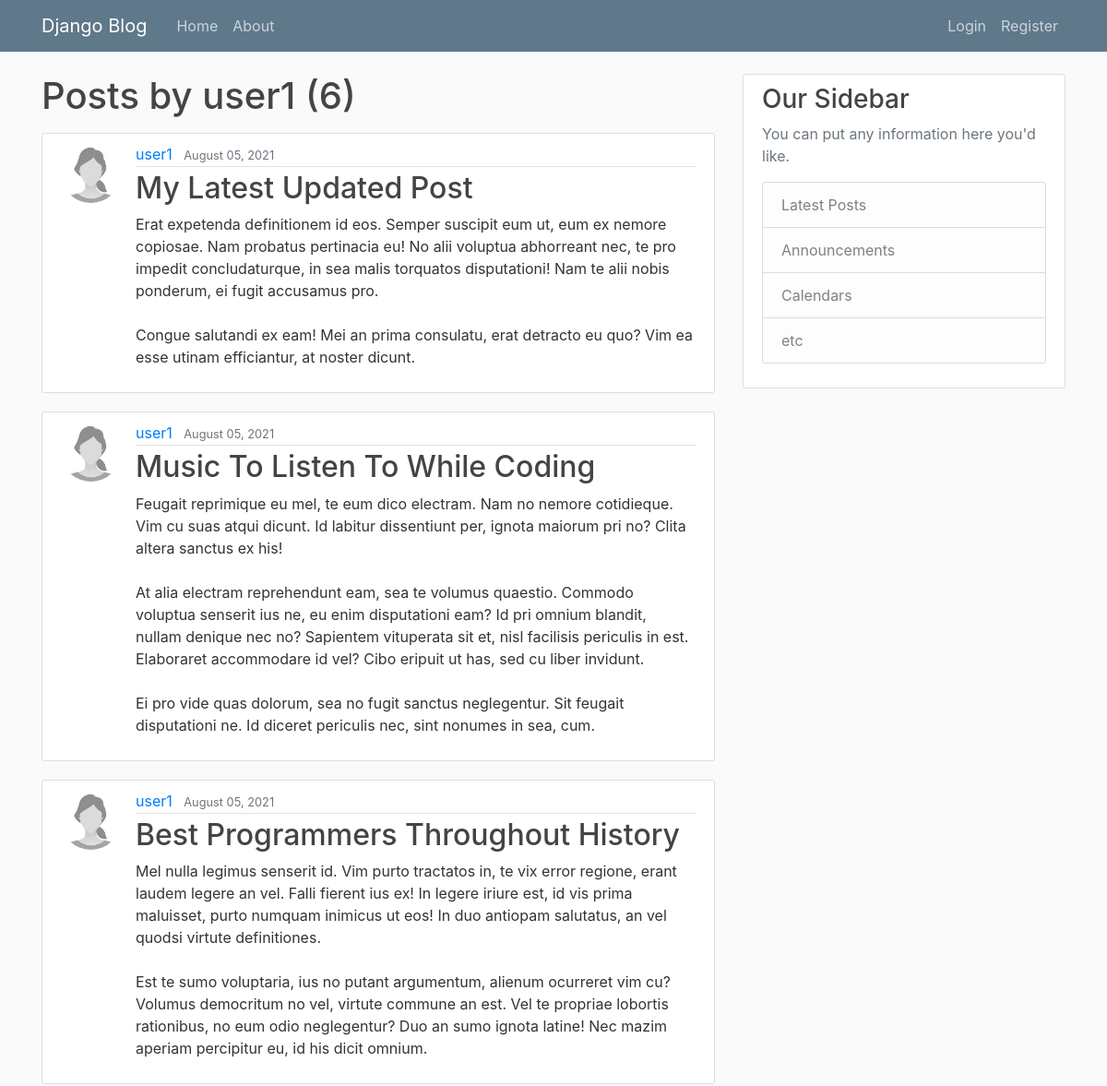
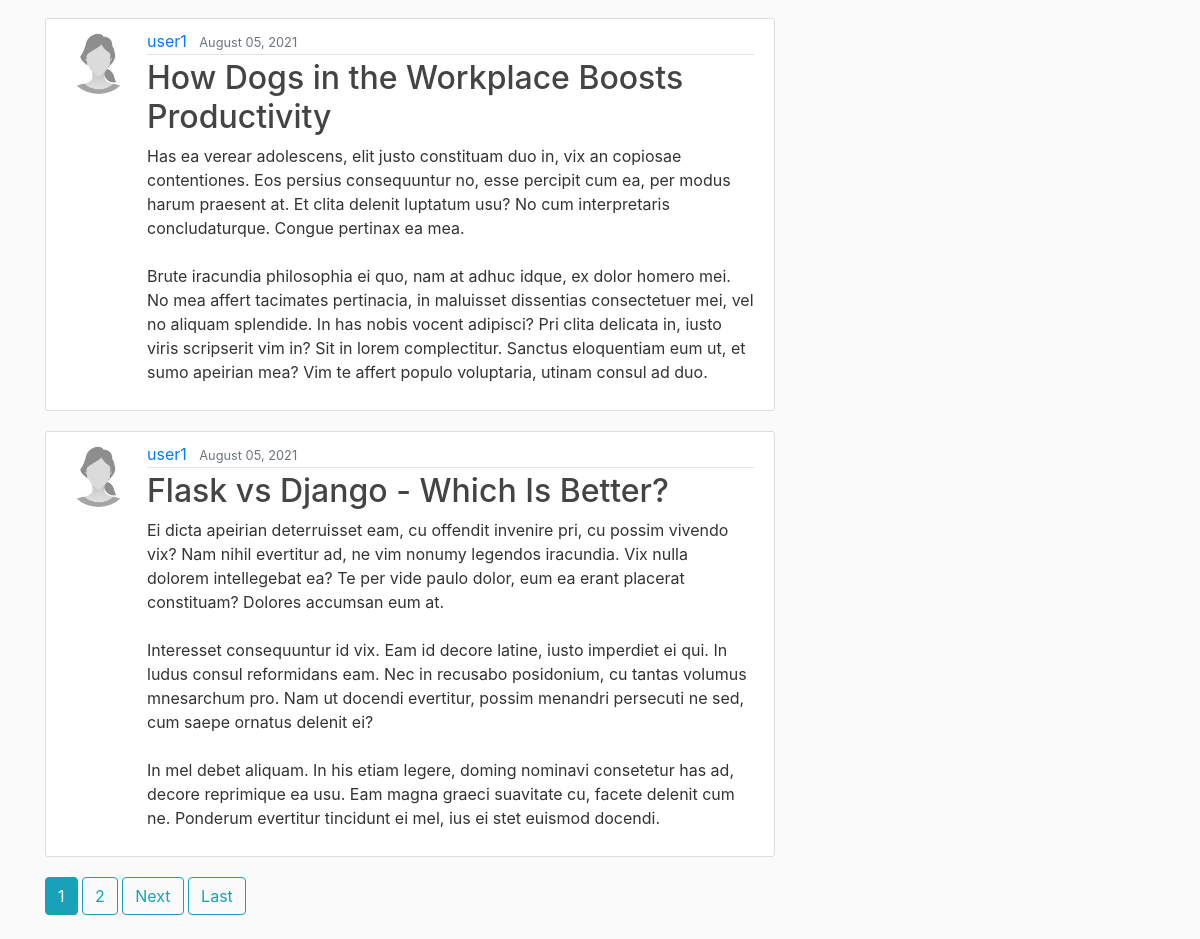
Screenshot of /user/user1 with the database file from the repository (2 pictures, top to bottom).
### blog/models.py (models this page shows, shortened)
class Post(models.Model):
    title = models.CharField(max_length=100)
    content = models.TextField()
    date_posted = models.DateTimeField(default=timezone.now)
    author = models.ForeignKey(User, on_delete=models.CASCADE)

### users/models.py (models this page shows, shortened)
class Profile(models.Model):
    user = models.OneToOneField(User, on_delete=models.CASCADE)
    image = models.ImageField(default='profile_pics/default.jpg', upload_to='profile_pics')

### blog/views.py (the view)
# urls.py: path('user/<str:username>', UserPostListView.as_view(), name='user-posts'),
class UserPostListView(ListView):
    model = Post
    template_name = 'blog/user_posts.html'  # <app>/<model>_<viewtype>.html
    context_object_name = 'posts'
    paginate_by = 5
    def get_queryset(self):
        user = get_object_or_404(User, username=self.kwargs.get('username'))
        return Post.objects.filter(author=user).order_by('-date_posted')

### blog/templates/blog/user_posts.html (shortened to what this page needs)
{% extends "blog/base.html" %}
{% block content %}
    <h1 class="mb-3">Posts by {{ view.kwargs.username }} ({{ page_obj.paginator.count }})</h1>
    {% for post in posts %}
        <article class="media content-section">
          <img class="rounded-circle article-img" src="{{ post.author.profile.image.url }}">
          <div class="media-body">
            <div class="article-metadata">
              <a class="mr-2" href="{% url 'user-posts' post.author.username %}">{{ post.author }}</a>
              <small class="text-muted">{{ post.date_posted|date:"F d, Y" }}</small>
            </div>
            <h2><a class="article-title" href="{% url 'post-detail' post.id %}">{{ post.title }}</a></h2>
            <p class="article-content">{{ post.content }}</p>
          </div>
        </article>
    {% endfor %}
    {% if is_paginated %}
      {% for num in page_obj.paginator.page_range %}
        {% if page_obj.number == num %}
          <a class="btn btn-info mb-4" href="?page={{ num }}">{{ num }}</a>
        {% elif num > page_obj.number|add:'-3' and num < page_obj.number|add:'3' %}
          <a class="btn btn-outline-info mb-4" href="?page={{ num }}">{{ num }}</a>
        {% endif %}
      {% endfor %}
      {% if page_obj.has_next %}
        <a class="btn btn-outline-info mb-4" href="?page={{ page_obj.next_page_number }}">Next</a>
        <a class="btn btn-outline-info mb-4" href="?page={{ page_obj.paginator.num_pages }}">Last</a>
      {% endif %}
    {% endif %}
{% endblock content %}

### blog/templates/blog/base.html (shortened to what this page needs)
{% load static %}
<!DOCTYPE html>
<html>
<head>
    <link rel="stylesheet" href="https://maxcdn.bootstrapcdn.com/bootstrap/4.0.0/css/bootstrap.min.css">
    <link rel="stylesheet" type="text/css" href="{% static 'blog/main.css' %}">
</head>
<body>
    <header class="site-header">
      <nav class="navbar navbar-expand-md navbar-dark bg-steel fixed-top">
        <div class="container">
          <a class="navbar-brand mr-4" href="{% url 'blog-home' %}">Django Blog</a>
          <div class="collapse navbar-collapse" id="navbarToggle">
            <div class="navbar-nav mr-auto">
              <a class="nav-item nav-link" href="{% url 'blog-home' %}">Home</a>
              <a class="nav-item nav-link" href="{% url 'blog-about' %}">About</a>
            </div>
            <div class="navbar-nav">
              {% if user.is_authenticated %}
                <a class="nav-item nav-link" href="{% url 'post-create' %}">New Post</a>
                <a class="nav-item nav-link" href="{% url 'profile' %}">Profile</a>
                <a class="nav-item nav-link" href="{% url 'logout' %}">Logout</a>
              {% else %}
                <a class="nav-item nav-link" href="{% url 'login' %}">Login</a>
                <a class="nav-item nav-link" href="{% url 'register' %}">Register</a>
              {% endif %}
            </div>
          </div>
        </div>
      </nav>
    </header>
    <main role="main" class="container">
      <div class="row">
        <div class="col-md-8">
          {% block content %}{% endblock %}
        </div>
        <div class="col-md-4">
          <div class="content-section">
            <h3>Our Sidebar</h3>
            <p class='text-muted'>You can put any information here you'd like.
              <ul class="list-group">
                <li class="list-group-item list-group-item-light">Latest Posts</li>
                <li class="list-group-item list-group-item-light">Announcements</li>
                <li class="list-group-item list-group-item-light">Calendars</li>
                <li class="list-group-item list-group-item-light">etc</li>
              </ul>
            </p>
          </div>
        </div>
      </div>
    </main>
</body>
</html>

### blog/static/blog/main.css (style rules this page uses)
body { background: #fafafa; color: #333333; margin-top: 5rem; }
h1, h2, h3, h4, h5, h6 { color: #444444; }
ul { margin: 0; }
.bg-steel { background-color: #5f788a; }
.site-header .navbar-nav .nav-link { color: #cbd5db; }
.content-section { background: #ffffff; padding: 10px 20px; border: 1px solid #dddddd; border-radius: 3px; margin-bottom: 20px; }
.article-title { color: #444444; }
.article-content { white-space: pre-line; }
.article-img { height: 65px; width: 65px; margin-right: 16px; }
.article-metadata { padding-bottom: 1px; margin-bottom: 4px; border-bottom: 1px solid #e3e3e3 }

### rows the page displays
Post: author.profile.image (picture), author "user1", date_posted "August 05, 2021", title "My Latest Updated Post", content "Erat expetenda definitionem id eos. Semper suscipit eum ut, eum ex nemore copiosae. Nam probatus pertinacia eu! No alii voluptua abhorreant nec, te pro impedit concludaturque, in sea malis torquatos disputationi! Nam te alii nobis ponderum, ei fugit accusamus pro. Congue salutandi ex eam! Mei an prima consulatu, erat detracto eu quo? Vim ea esse utinam efficiantur, at noster dicunt."
Post: author.profile.image (picture), author "user1", date_posted "August 05, 2021", title "Music To Listen To While Coding", content "Feugait reprimique eu mel, te eum dico electram. Nam no nemore cotidieque. Vim cu suas atqui dicunt. Id labitur dissentiunt per, ignota maiorum pri no? Clita altera sanctus ex his! At alia electram reprehendunt eam, sea te volumus quaestio. Commodo voluptua senserit ius ne, eu enim disputationi eam? Id pri omnium blandit, nullam denique nec no? Sapientem vituperata sit et, nisl facilisis periculis in est. Elaboraret accommodare id vel? Cibo eripuit ut has, sed cu liber invidunt. Ei pro vide quas dolorum, sea no fugit sanctus neglegentur. Sit feugait disputationi ne. Id diceret periculis nec, sint nonumes in sea, cum."
Post: author.profile.image (picture), author "user1", date_posted "August 05, 2021", title "Best Programmers Throughout History", content "Mel nulla legimus senserit id. Vim purto tractatos in, te vix error regione, erant laudem legere an vel. Falli fierent ius ex! In legere iriure est, id vis prima maluisset, purto numquam inimicus ut eos! In duo antiopam salutatus, an vel quodsi virtute definitiones. Est te sumo voluptaria, ius no putant argumentum, alienum ocurreret vim cu? Volumus democritum no vel, virtute commune an est. Vel te propriae lobortis rationibus, no eum odio neglegentur? Duo an sumo ignota latine! Nec mazim aperiam percipitur eu, id his dicit omnium."
Post: author.profile.image (picture), author "user1", date_posted "August 05, 2021", title "How Dogs in the Workplace Boosts Productivity", content "Has ea verear adolescens, elit justo constituam duo in, vix an copiosae contentiones. Eos persius consequuntur no, esse percipit cum ea, per modus harum praesent at. Et clita delenit luptatum usu? No cum interpretaris concludaturque. Congue pertinax ea mea. Brute iracundia philosophia ei quo, nam at adhuc idque, ex dolor homero mei. No mea affert tacimates pertinacia, in maluisset dissentias consectetuer mei, vel no aliquam splendide. In has nobis vocent adipisci? Pri clita delicata in, iusto viris scripserit vim in? Sit in lorem complectitur. Sanctus eloquentiam eum ut, et sumo apeirian mea? Vim te affert populo voluptaria, utinam consul ad duo."
Post: author.profile.image (picture), author "user1", date_posted "August 05, 2021", title "Flask vs Django - Which Is Better?", content "Ei dicta apeirian deterruisset eam, cu offendit invenire pri, cu possim vivendo vix? Nam nihil evertitur ad, ne vim nonumy legendos iracundia. Vix nulla dolorem intellegebat ea? Te per vide paulo dolor, eum ea erant placerat constituam? Dolores accumsan eum at. Interesset consequuntur id vix. Eam id decore latine, iusto imperdiet ei qui. In ludus consul reformidans eam. Nec in recusabo posidonium, cu tantas volumus mnesarchum pro. Nam ut docendi evertitur, possim menandri persecuti ne sed, cum saepe ornatus delenit ei? In mel debet aliquam. In his etiam legere, doming nominavi consetetur has ad, decore reprimique ea usu. Eam magna graeci suavitate cu, facete delenit cum ne. Ponderum…"

### other values shown
{{ view.kwargs.username }} "user1"
{{ page_obj.paginator.count }} "6"
{{ num }} "1"
{{ num }} "2"
